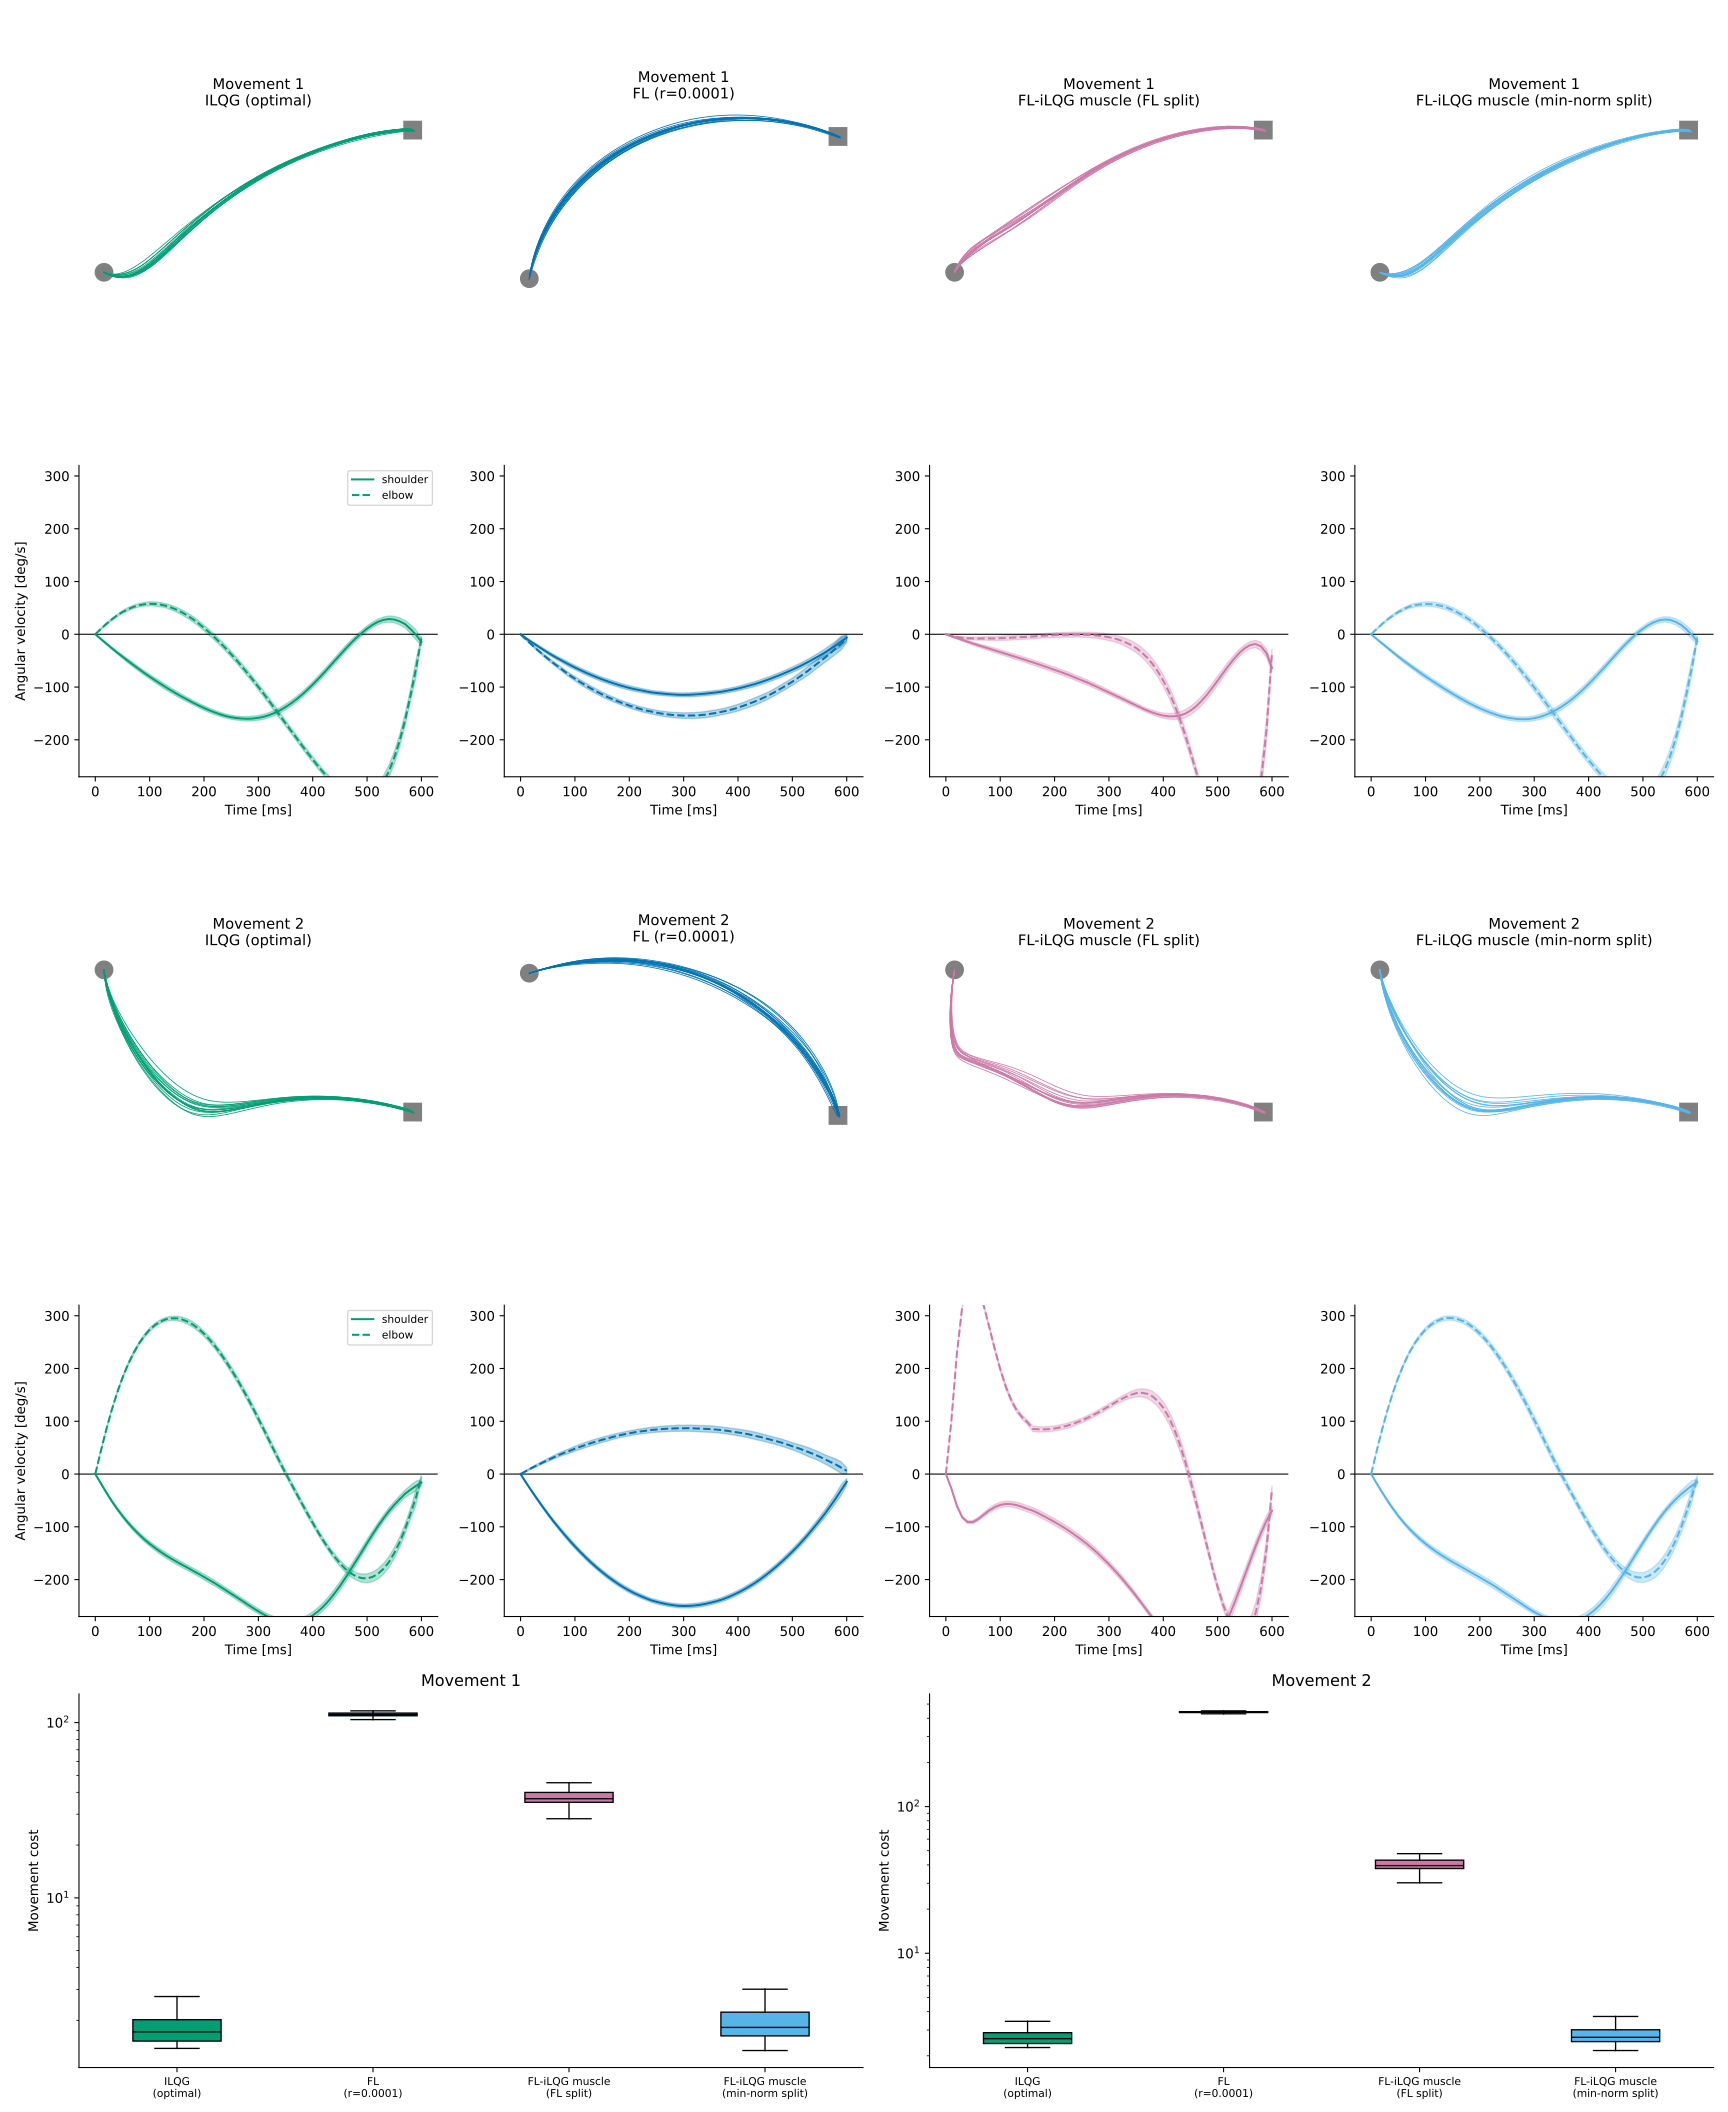

Source code (Python):
"""
Large amplitude movements (longmovement_1 and longmovement_2), parameters of
the "Large amplitude" cell of CurrentParts/PaperPlot.ipynb: T = 0.6 s, N = 60,
WP = 2e4, WV = 1, WR = 0.1, FL r = 1e-4, delay 60 ms, motor noise 5e-4.

For each movement and controller: single-trial hand paths, angular velocity
profiles (mean +- std; shoulder solid, elbow dashed) and the paper movement cost.

    python FL_with-iLQG/large_amplitude.py [--trials 100] [--jobs 8]
"""

import argparse
import sys

from paper_controllers import (
    COLORS, CONTROLLERS, HERE, LABELS, cost_function, delete_axis, plan_muscle, run_trials,
)

import numpy as np
from matplotlib import gridspec
from matplotlib import pyplot as plt

from Helpers.Helpers import longmovement_1, longmovement_2

MOVEMENT_TIME = 0.6
NUM_ITER = 60
WR = 0.1
MAX_SHOWN = 15  # single trials drawn per hand-path panel


def simulate_movement(start, target, trials, jobs):
    plan = plan_muscle(MOVEMENT_TIME, NUM_ITER, start, target, WR)
    tasks = [
        dict(controller=c, duration=MOVEMENT_TIME, num_iter=NUM_ITER, start=start, target=target,
             wr=WR, noise=True, seed=trial, plan=plan)
        for trial in range(trials) for c in CONTROLLERS
    ]
    results = run_trials(tasks, jobs)
    n_c = len(CONTROLLERS)
    # (controller, trial, ...)
    paths = np.array([[r[0], r[1]] for r in results]).reshape(trials, n_c, 2, NUM_ITER + 1).swapaxes(0, 1)
    velocities = np.array([r[2][:, 2:4].T for r in results]).reshape(trials, n_c, 2, NUM_ITER + 1).swapaxes(0, 1)
    costs = np.array([cost_function(r[2], r[3], target, WR) for r in results]).reshape(trials, n_c).T
    return paths, velocities, costs


def main():
    parser = argparse.ArgumentParser(description=__doc__, formatter_class=argparse.RawDescriptionHelpFormatter)
    parser.add_argument("--trials", type=int, default=100)
    parser.add_argument("--jobs", type=int, default=None)
    args = parser.parse_args()

    movements = [longmovement_1(), longmovement_2()]
    n_c = len(CONTROLLERS)
    time_ms = np.linspace(0, MOVEMENT_TIME * 1000, NUM_ITER + 1)

    fig = plt.figure(figsize=(4.5 * n_c, 22))
    gs = gridspec.GridSpec(5, n_c, height_ratios=[1.2, 1, 1.2, 1, 1.2])

    print(f"Paper cost (WR={WR}), mean +- std over {args.trials} noisy trials")
    for m, (start, target) in enumerate(movements):
        print(f"\nMovement {m + 1}: {np.round(start, 1)} -> {np.round(target, 1)}")
        paths, velocities, costs = simulate_movement(start, target, args.trials, args.jobs)

        for c, name in enumerate(CONTROLLERS):
            print(f"  {LABELS[name]:28s} {costs[c].mean():8.4f} +- {costs[c].std():.4f}")

            ax = fig.add_subplot(gs[2 * m, c])
            for trial in range(min(MAX_SHOWN, args.trials)):
                ax.plot(*paths[c, trial], color=COLORS[name], linewidth=0.6)
            ax.add_patch(plt.Circle(start, 1.5, color="grey"))
            ax.add_patch(plt.Rectangle((target[0] - 1.5, target[1] - 1.5), 3, 3, color="grey"))
            ax.set_aspect("equal")
            ax.set_xticks([])
            ax.set_yticks([])
            delete_axis(ax, ("top", "right", "bottom", "left"))
            ax.set_title(f"Movement {m + 1}\n{LABELS[name]}", fontsize=11)

            ax = fig.add_subplot(gs[2 * m + 1, c])
            ax.axhline(0, color="black", linewidth=0.8)
            for joint, style in enumerate(["-", "--"]):
                vel = velocities[c, :, joint] * 180 / np.pi
                mean, std = vel.mean(axis=0), vel.std(axis=0)
                ax.plot(time_ms, mean, color=COLORS[name], linestyle=style,
                        label=["shoulder", "elbow"][joint])
                ax.fill_between(time_ms, mean - std, mean + std, color=COLORS[name], alpha=0.3)
            ax.set_ylim(-270, 320)
            ax.set_xlabel("Time [ms]")
            if c == 0:
                ax.set_ylabel("Angular velocity [deg/s]")
                ax.legend(fontsize=8)
            delete_axis(ax)

        ax = fig.add_subplot(gs[4, 2 * m: 2 * m + 2] if n_c >= 4 else gs[4, m])
        box = ax.boxplot(costs.T, patch_artist=True, showfliers=False,
                         medianprops=dict(color="black"))
        for patch, name in zip(box["boxes"], CONTROLLERS):
            patch.set_facecolor(COLORS[name])
        ax.set_yscale("log")
        ax.set_xticks(range(1, n_c + 1), [LABELS[n].replace(" (", "\n(") for n in CONTROLLERS], fontsize=8)
        ax.set_ylabel("Movement cost")
        ax.set_title(f"Movement {m + 1}")
        delete_axis(ax)

    fig.tight_layout()
    out = HERE / "large_amplitude.svg"
    fig.savefig(out)
    print(f"\nFigure saved to {out}")
    return 0


if __name__ == "__main__":
    sys.exit(main())
